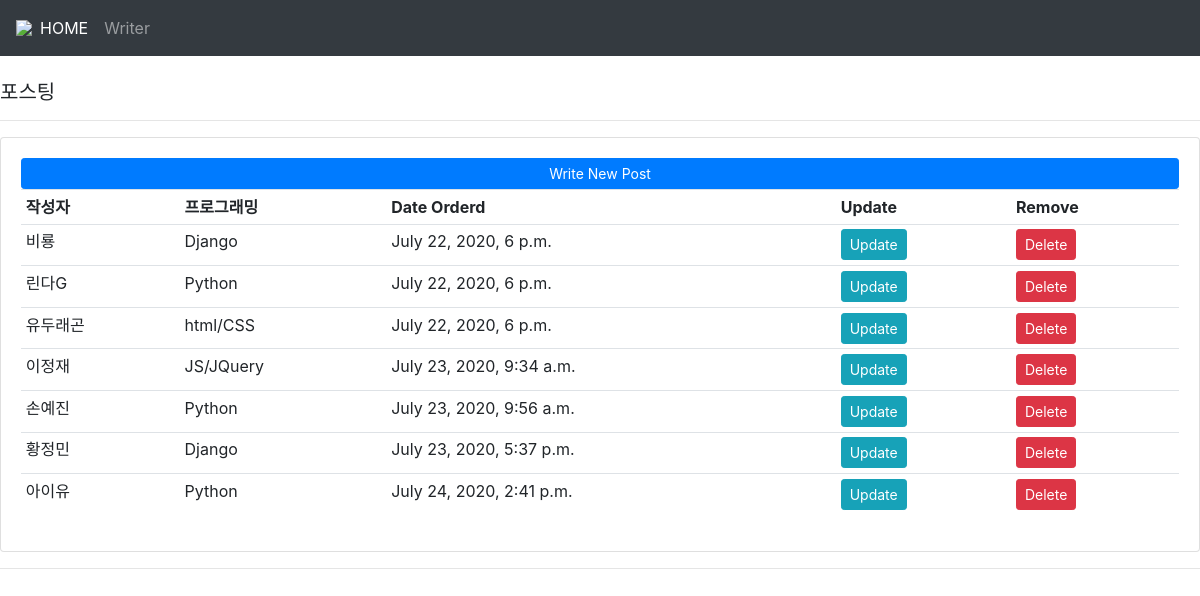
Before: / with the older database file.
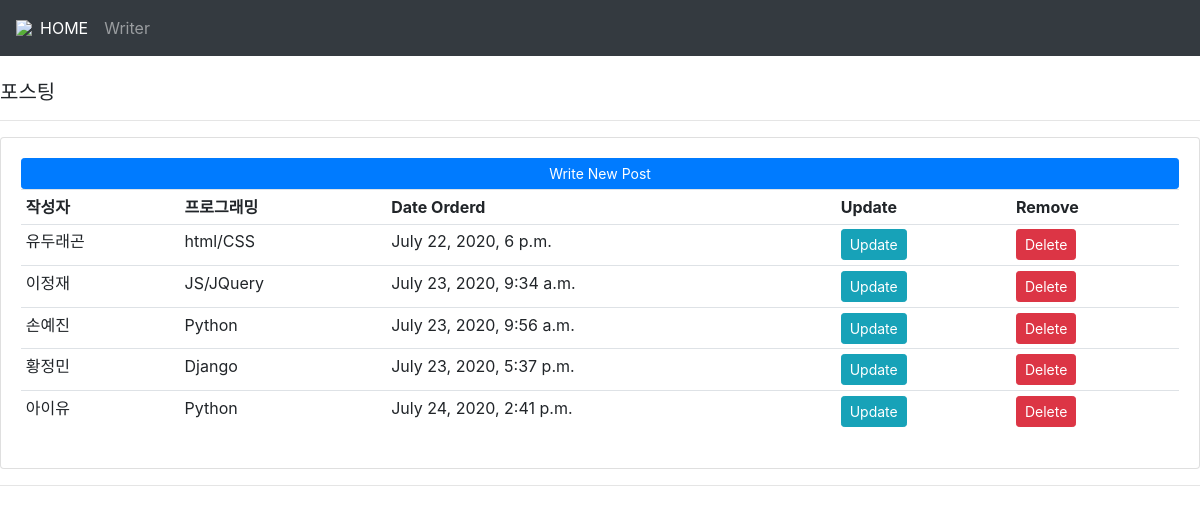
After: the same page with the newer database file.
### app/models.py (models this page shows, shortened)
class Blog(models.Model):
    CATEGORY = (
        ('Django','Django'),
        ('Python', 'Python'),
        ('html/CSS','html/CSS'),
        ('JS/JQuery','JS/JQuery'),
        )
    name = models.CharField(max_length=200, null=True)
    category = models.CharField(max_length=200, null=True, choices=CATEGORY)
    date_created = models.DateTimeField(auto_now_add=True, null=True)

### app/views.py (the view)
# urls.py: path('', views.home, name="home"),
def home(request):
    blogs = Blog.objects.all()
    context = {'blogs':blogs}
    return render(request, 'app/home.html',context)

### app/templates/app/home.html
{%  extends 'app/main.html' %}
{% block content %}
<br>
<div class="row">
	<div class="col-md">
		<h5>포스팅</h5>
		<hr>
		<div class="card card-body">
			<a class="btn btn-primary  btn-sm btn-block" href="{% url 'create' %}">Write New Post</a>
			<table class="table table-sm">
				<tr>
					<th>작성자</th>
					<th>프로그래밍</th>
					<th>Date Orderd</th>
					<th>Update</th>
					<th>Remove</th>
                </tr>
                {% for i in blogs %}
					<tr>
						<td>{{i.name}}</td>
						<td>{{i.category}}</td>
						<td>{{i.date_created}}</td>
						<td><a class="btn btn-sm btn-info" href="/update/{{i.id}}">Update</a></td>
						<td><a class="btn btn-sm btn-danger" href="/delete/{{i.id}}">Delete</a></td>
					</tr>
				{% endfor %}
			</table>
		</div>
	</div>
</div>
{% endblock %}gi

### app/templates/app/main.html (shortened to what this page needs)
<!DOCTYPE html>
<html lang="en">
<head>
    <link rel="stylesheet" href="https://maxcdn.bootstrapcdn.com/bootstrap/4.0.0/css/bootstrap.min.css">
</head>
<body>
    {%  include 'app/navbar.html' %}
    {% block content %}
    {% endblock %}
    <hr>
</body>
</html>

### app/templates/app/navbar.html (shortened to what this page needs)
<nav class="navbar navbar-expand-lg navbar-dark bg-dark">
    <img src="#">
    <div class="collapse navbar-collapse" id="navbarNav">
      <ul class="navbar-nav">
        <li class="nav-item active">
          <a class="nav-link" href="">HOME</a>
        </li>
        <li class="nav-item">
          <a class="nav-link" href="">Writer</a>
        </li>
      </ul>
    </div>
  </nav>

Changed rows visible on the page:
removed Blog: name "비룡", category "Django", date_created "July 22, 2020, 6 p.m."
removed Blog: name "린다G", category "Python", date_created "July 22, 2020, 6 p.m."
